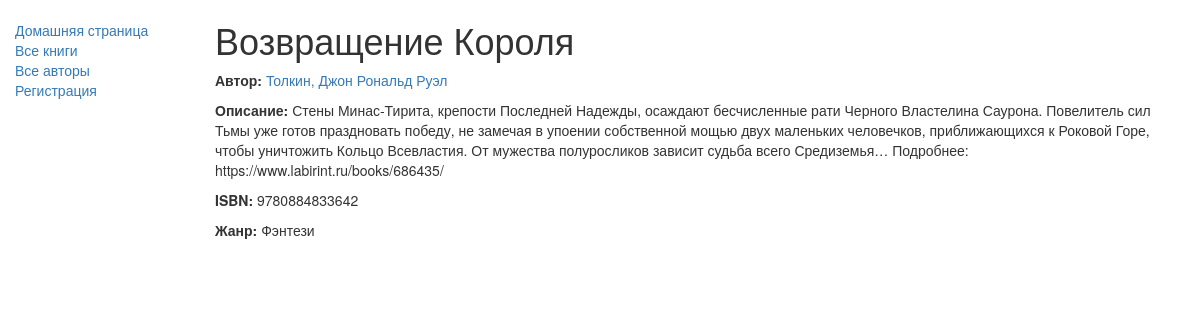
Screenshot of /testApp/book/3 with the database file from the repository.
### testApp/models.py (models this page shows, shortened)
class Book(models.Model):
        title = models.CharField(max_length=200)
        author = models.ForeignKey('Author', on_delete=models.SET_NULL, null=True)
        summary = models.TextField(max_length=1000, help_text="Enter a brief description of the book")
        isbn = models.CharField('ISBN', max_length=13,
                                help_text='13 Character <a href="https://www.isbn-international.org/content/what-isbn">ISBN number</a>')
        genre = models.ManyToManyField(Genre, help_text="Select a genre for this book")

class Author(models.Model):
                first_name = models.CharField(max_length=100)
                last_name = models.CharField(max_length=100)
                date_of_birth = models.DateField(null=True, blank=True)
                date_of_death = models.DateField('Died', null=True, blank=True)
                def __str__(self):
                    return '%s, %s' % (self.last_name, self.first_name)

class Genre (models.Model):
    name = models.CharField(max_length=200, help_text="Enter a book genre (e.g. Science Fiction, French Poetry etc.)")
    def __str__(self):
        return self.name

### testApp/views.py (the view)
# urls.py: url(r'^book/(?P<pk>\d+)$', views.BookDetailView.as_view(), name='book-detail'),
class BookDetailView(generic.DetailView):
    model = Book

### templates/testApp/book_detail.html (shortened to what this page needs)
{% extends "base_generic.html" %}
{% block content %}
  <h1>{{ book.title }}</h1>
  <p><strong>Автор:</strong> <a href="">{{ book.author }}</a></p>
  <p><strong>Описание:</strong> {{ book.summary }}</p>
  <p><strong>ISBN:</strong> {{ book.isbn }}</p>
  <p><strong>Жанр:</strong> {% for genre in book.genre.all %} {{ genre }}{% if not forloop.last %}, {% endif %}{% endfor %}</p>
{% endblock %}

### rows the page displays
Book: title "Возвращение Короля", author "Толкин, Джон Рональд Руэл", summary "Стены Минас-Тирита, крепости Последней Надежды, осаждают бесчисленные рати Черного Властелина Саурона. Повелитель сил Тьмы уже готов праздновать победу, не замечая в упоении собственной мощью двух маленьких человечков, приближающихся к Роковой Горе, чтобы уничтожить Кольцо Всевластия. От мужества полуросликов зависит судьба всего Средиземья… Подробнее: https://www.labirint.ru/books/686435/", isbn "9780884833642"
Genre: name "Фэнтези"
